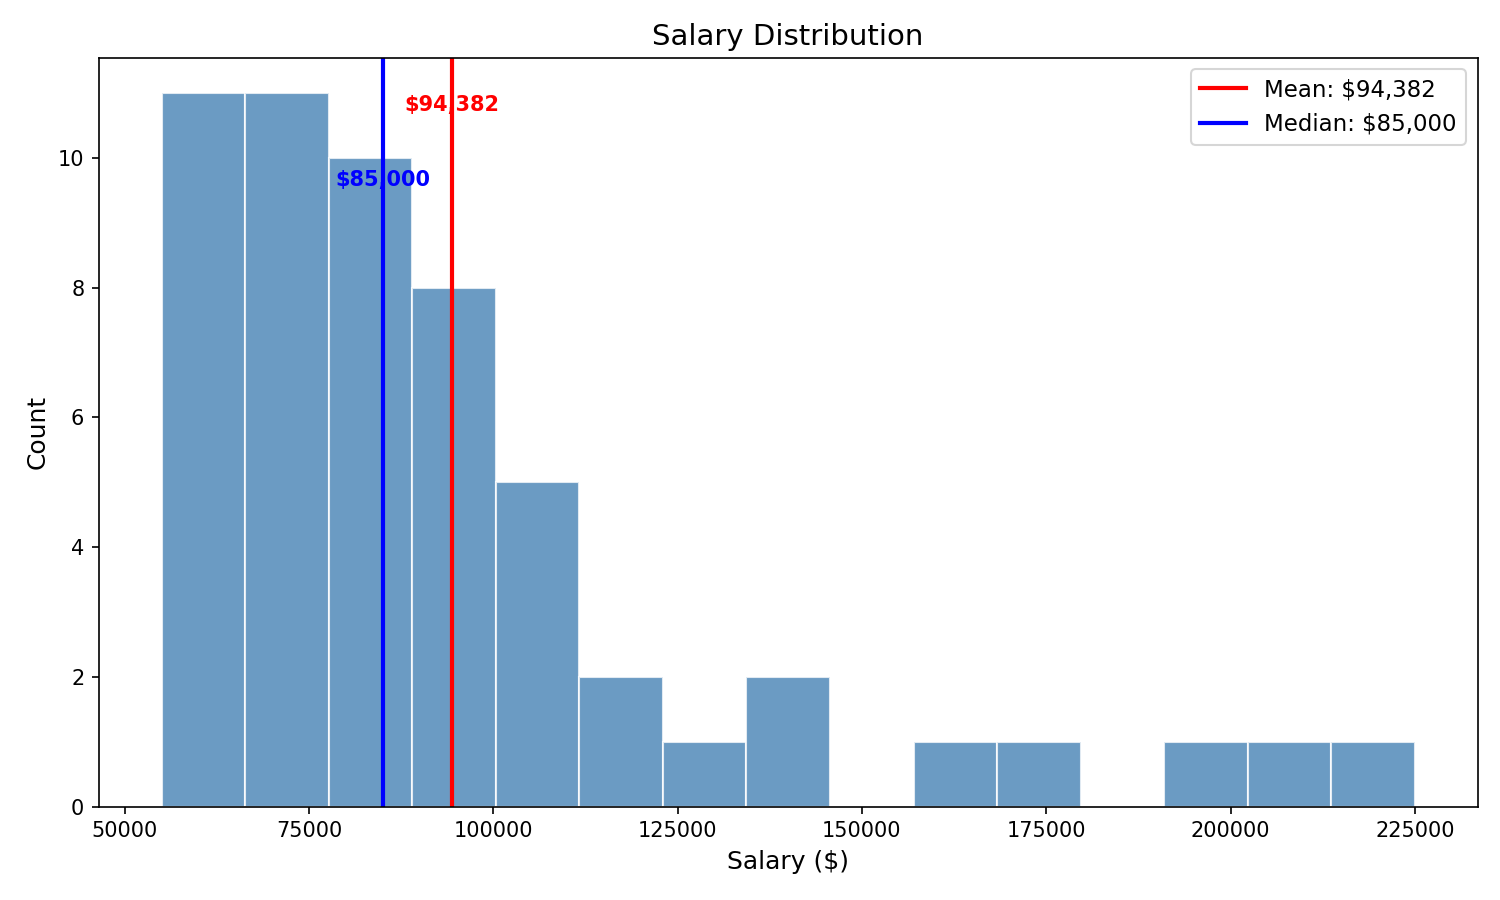

Reproduce this figure in Python.
import pandas as pd
import matplotlib.pyplot as plt

df = pd.read_csv("toy_hr_data.csv")
salary = df["salary"]

mean_val = salary.mean()
median_val = salary.median()

fig, ax = plt.subplots(figsize=(10, 6))

ax.hist(salary, bins=15, color="steelblue", edgecolor="white", alpha=0.8)

ax.axvline(mean_val, color="red", linewidth=2, label=f"Mean: ${mean_val:,.0f}")
ax.axvline(median_val, color="blue", linewidth=2, label=f"Median: ${median_val:,.0f}")

ax.text(mean_val, ax.get_ylim()[1] * 0.95, f"${mean_val:,.0f}",
        color="red", ha="center", va="top", fontsize=10, fontweight="bold")
ax.text(median_val, ax.get_ylim()[1] * 0.85, f"${median_val:,.0f}",
        color="blue", ha="center", va="top", fontsize=10, fontweight="bold")

ax.set_xlabel("Salary ($)", fontsize=12)
ax.set_ylabel("Count", fontsize=12)
ax.set_title("Salary Distribution", fontsize=14)
ax.legend(fontsize=11)

plt.tight_layout()
plt.savefig("salary_distribution.png", dpi=150)
print(f"Saved. Mean: ${mean_val:,.0f}, Median: ${median_val:,.0f}")
